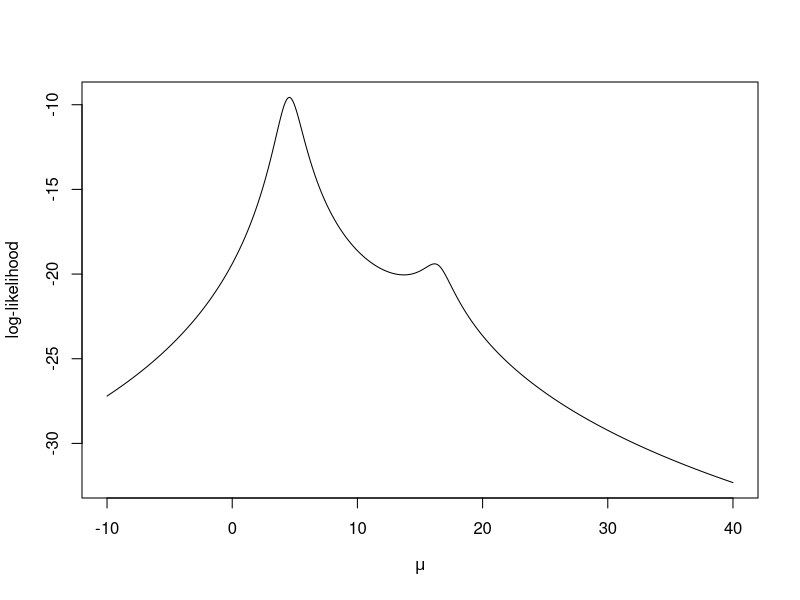
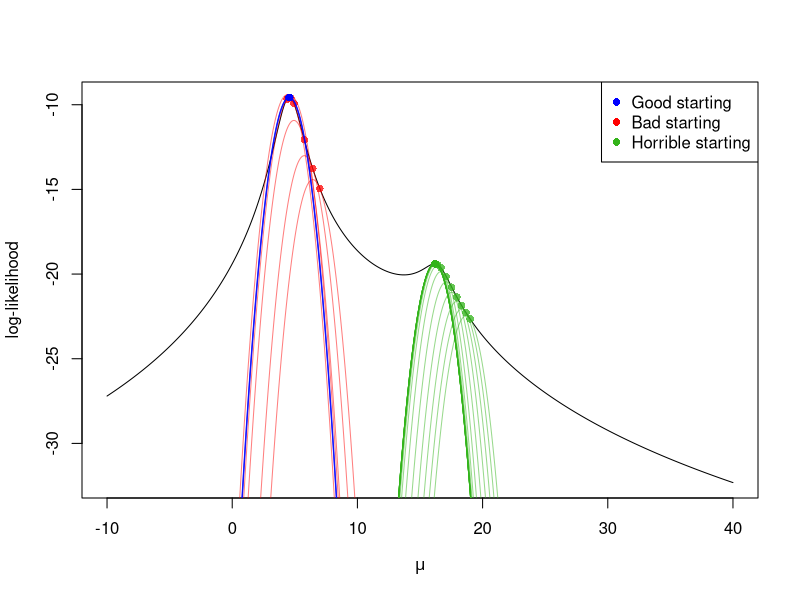
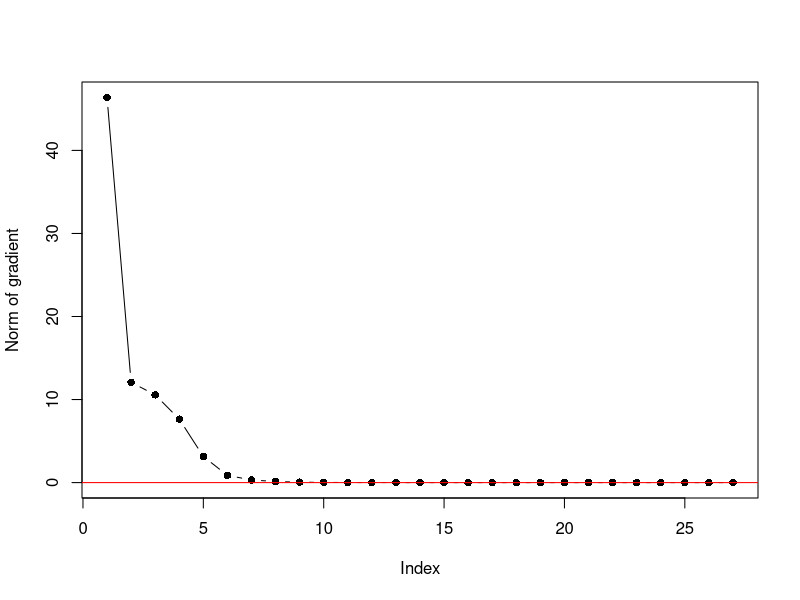

Here is the R script that generated these plots, in order:


################################################
## MLE for location Cauchy distribution using
## Gradient Ascent method
## We will plot the likelihood as well
## and the quadratic approximations
################################################
set.seed(1)
mu.star <- 5  # Setting true mu
n <- 4  # sample size
X <- rt(n, df = 1) + mu.star

## Function calculates  the log-likelihood
log.like <- function(mu, X)
{
  n <- length(X)
  rtn <- -n*log(pi) - sum( log(1 + (X - mu)^2) )
  return(rtn)
}

mu.x <- seq(-10, 40, length = 1e3)  # A sequence of mu's 
ll.est <- sapply(mu.x, log.like, X)  # evaluating log-likelihood at the mus
plot(mu.x, ll.est, type = 'l', ylab = "log-likelihood", xlab = expression(mu))  # plotting log-likelihood. Not concave, so we need to choose good starting values.


## Starting Gradient-Ascent method
tol <- 1e-5  # tolerance level for when to stop algorithm


## Returns derivate of log-likelihood
f.prime <- function(X, mu)
{
  rtn <- sum(2* (X - mu)/(1 + (X-mu)^2))  #f.prime
  return(rtn)
}

# Returns double derivative of log-likelihood.
f.double.prime <- function(X, mu)
{
  rtn <- sum( 2 * ( 2*(X-mu)^2/ (1 + (X - mu)^2)^2  - (1 + (X-mu)^2)^(-1) )  )
  return(rtn)
}

## Loop below stops when |mu_(k+1) - mu_(k)| < tol
t <- .3  # change this to 1 and see what happens to the "bad" starting value


# Plotting the log-likelihood
plot(mu.x, ll.est, type = 'l', ylab = "log-likelihood", xlab = expression(mu))


## Bad  starting values

current <- 7  # Bad starting value
diff <- 100
iter <- 0
mu.k <- current
## Loop below stops when |mu_(k+1) - mu_(k)| < tol
while( (diff > tol) && iter < 1000)
{
  iter <- iter + 1
  update <- current + t*f.prime(X, current) 
  mu.k <- c(mu.k, update)
  diff <- abs(current - update)
  current <- update
}
current  # final approximation to MLE
evals <- sapply(mu.k, log.like, X)


for(l in 1:min(5,iter))
{
  points(mu.k[l], evals[l], pch = 16, col = rgb(1,0,0, alpha = .5))
  foo <- mu.k[l]
  approx <- log.like(foo, X) + f.prime(X, foo)*(mu.x - foo) -(mu.x - foo)^2/(2*t)
  lines(mu.x, approx, col = rgb(1,0,0, alpha = .5))
  Sys.sleep(2)
}
points(mu.k, evals, pch = 16, col = rgb(1,0,0, alpha = .5))




## Best starting values

current <- median(X)  # Good starting value
diff <- 100  # inital large value for difference
iter <- 0    # counting the number of iterations

mu.k <- current
while( (diff > tol) && iter < 1000)
{
  iter <- iter + 1
  update <- current + t*f.prime(X, current)  # GD update
  mu.k <- c(mu.k, update)
  diff <- abs(current - update)
  current <- update
}
current  # final approximation to MLE
evals <- sapply(mu.k, log.like, X)
for(l in 1:min(5, iter))
{
  points(mu.k[l], evals[l], pch = 16, col = rgb(0,0,1, alpha = .5))
  foo <- mu.k[l]
  approx <- log.like(foo, X) + f.prime(X, foo)*(mu.x - foo) -(mu.x - foo)^2/(2*t)
  lines(mu.x, approx, col = rgb(0,0,1, alpha = .5))
  Sys.sleep(2)
}
points(mu.k, evals, pch = 16, col = rgb(0,0,1, alpha = .5))



## Worst starting values

current <- 19  # Worst starting value
diff <- 100
iter <- 0
mu.k <- current
while( (diff > tol) && iter < 1000)
{
  iter <- iter + 1
  update <- current + t*f.prime(X, current) 
  mu.k <- c(mu.k, update)
  diff <- abs(current - update)
  current <- update
}
current  # final approximation to MLE
evals <- sapply(mu.k, log.like, X)
for(l in 1:iter)
{
  points(mu.k[l], evals[l], pch = 16, col = rgb(.2,.7,.1, alpha = .5))
  foo <- mu.k[l]
  approx <- log.like(foo, X) + f.prime(X, foo)*(mu.x - foo) -(mu.x - foo)^2/(2*t)
  lines(mu.x, approx, col = rgb(.2,.7,.1, alpha = .5))
  Sys.sleep(2)
}

points(mu.k, evals, pch = 16, col = rgb(.2,.7,.1, alpha = .5))
legend("topright", legend = c("Good starting", "Bad starting", "Horrible starting"), pch = 16, col = c("blue", "red", rgb(.2,.7,.1)))




################################################
## MLE for logistic regression
## Using gradient ascent
################################################
library(mcmc) #to load a dataset
data(logit)
head(logit)  # y is response and 4 covariates
y <- logit$y
X <- as.matrix(logit[, 2:5])
p <- dim(X)[2]

f.gradient <- function(y, X, beta)
{
  beta <- matrix(beta, ncol = 1)
  pi <- exp(X %*% beta) / (1 + exp(X%*%beta))  
  rtn <- colSums(X* as.numeric(y - pi))
  return(rtn)
}


store.beta <- matrix(0, nrow = 1, ncol = p)
store.grads <- NULL
beta_k <- rep(0, p) # start at all 0s
grads <- 100 # large values
t <- .1
tol <- 1e-8
iter <- 0
while((grads > tol) && iter < 1e4)  #not too many iterations
{
  iter <- iter+1
  old <- beta_k
  foo <- f.gradient(y = y, X= X, beta = old)
  grads <- sqrt(sum(foo^2))
  store.grads <- c(store.grads, grads)  ## storing the gradients
  beta_k = old + t* foo
  store.beta <- rbind(store.beta, beta_k)
}
iter # number of iterations
beta_k # last estimate

plot(store.grads, type= "b", pch = 16, ylab = "Norm of gradient")
abline(h = 0, col = "red")
